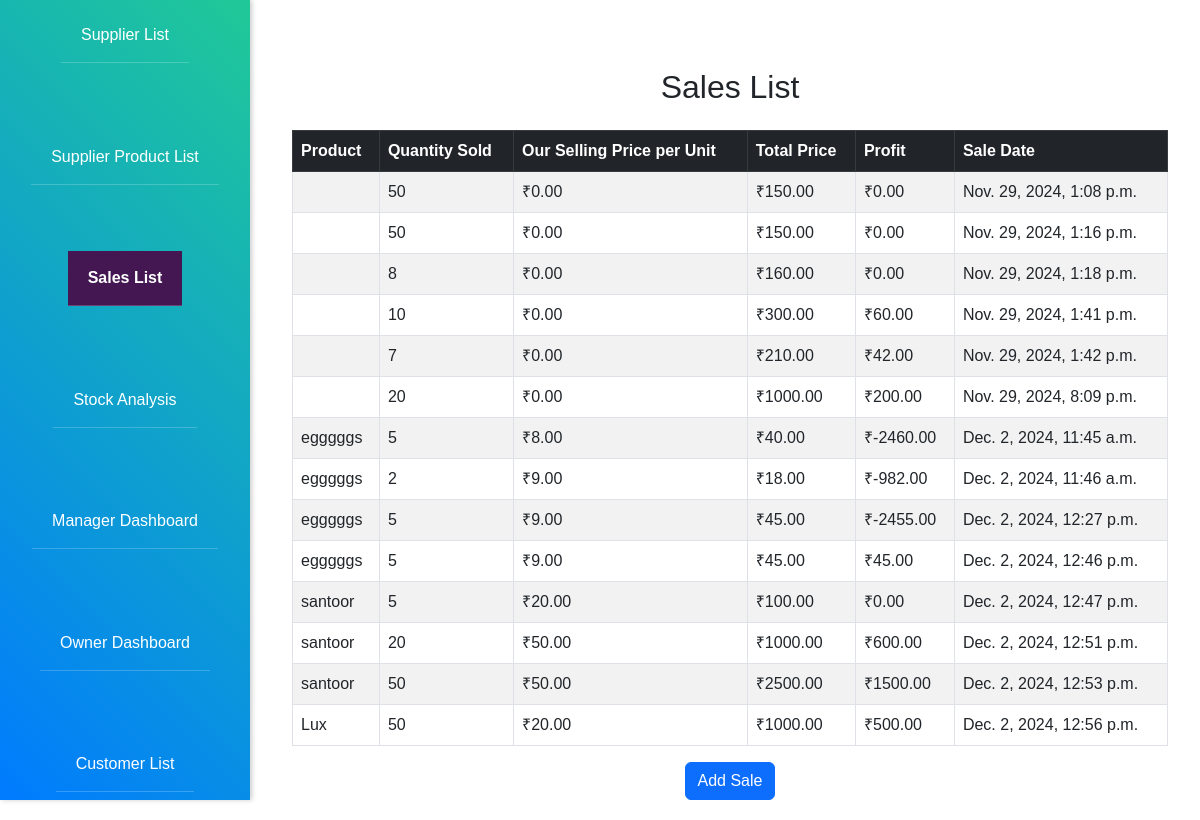
/sales/, run on an earlier commit of the app's database.
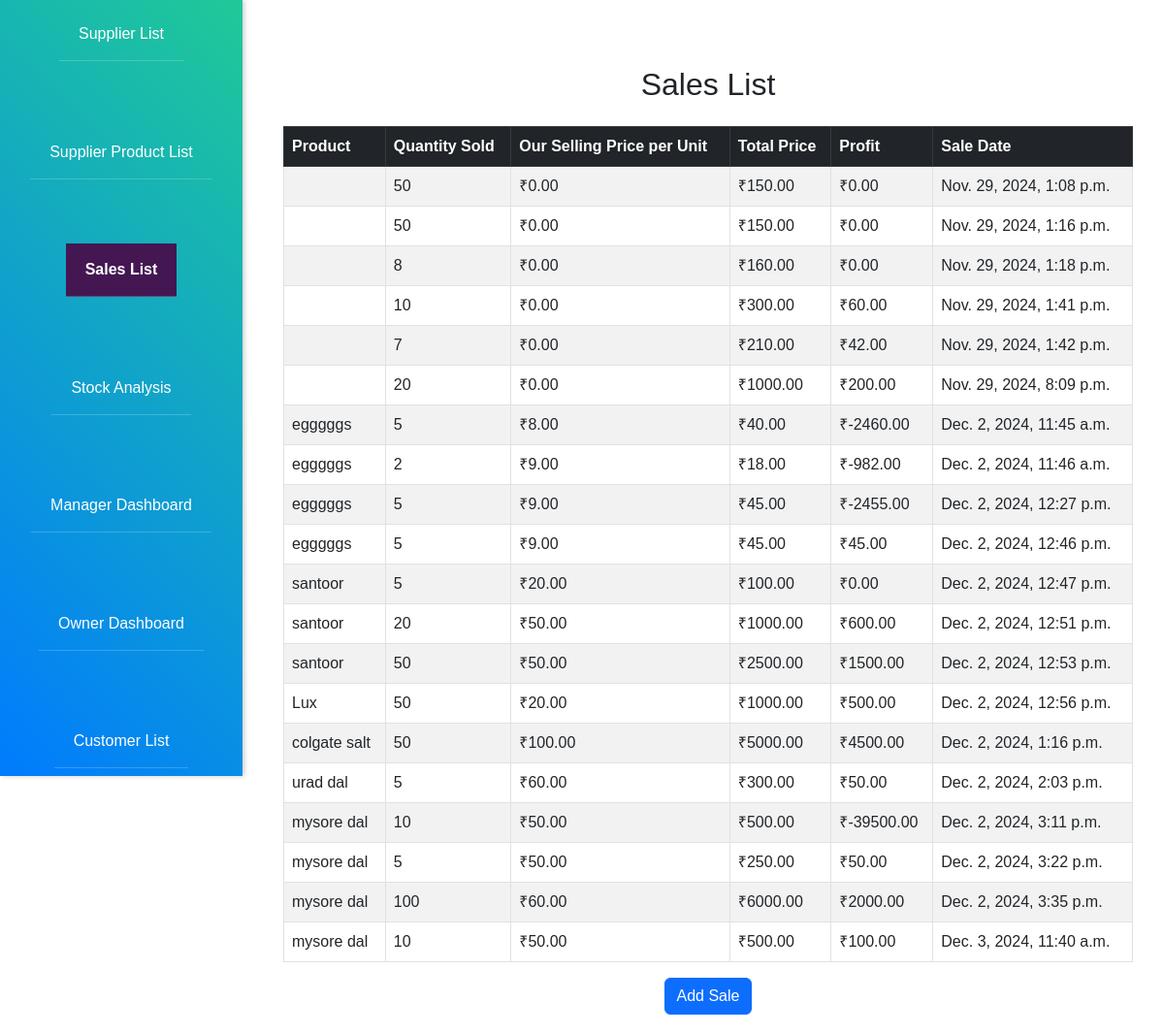
And on a later commit of the database.
### stock_analysis/models.py (models this page shows, shortened)
class Sale(models.Model):
    supplier_product = models.ForeignKey(SupplierProduct, on_delete=models.CASCADE, null=True, blank=True)
    quantity_sold = models.IntegerField()
    our_selling_price_per_unit = models.DecimalField(default=0, max_digits=10, decimal_places=2, null=True, blank=True)
    total_price = models.DecimalField(max_digits=10, decimal_places=2, editable=False)
    profit = models.DecimalField(max_digits=10, decimal_places=2, editable=False)
    sale_date = models.DateTimeField(default=now)
    customer_name=models.CharField(max_length=100,default="Unknown Customers", blank=True, null=True)
    customer_mobile=models.CharField(max_length=15, blank=True, null=True)
    from decimal import Decimal

class SupplierProduct(models.Model):
    supplier = models.ForeignKey(Supplier, on_delete=models.CASCADE)  # Link to Supplier
    name = models.CharField(max_length=100, default="Unknown Product")  # Default name
    category = models.CharField(max_length=50, blank=True, null=True)  # Product category
    selling_price_per_unit=models.DecimalField(default=0, max_digits=10, decimal_places=2, null=True, blank=True)
    stock_quantity = models.IntegerField(default=0)  # Current stock quantity
    cost_price = models.DecimalField(max_digits=10, decimal_places=2)  # Cost price per unit
    supplied_date = models.DateField(auto_now_add=True)  # Date of supply

### stock_analysis/sales_views.py (the view)
# urls.py: path("sales/", sales_views.sales_list, name="sales_list"),
def sales_list(request):
    sales = Sale.objects.select_related("supplier_product__supplier")
    return render(request, "sales/sales_list.html", {"sales": sales})

### stock_analysis/templates/sales/sales_list.html (shortened to what this page needs)
{% extends 'index.html' %}
{% block content %}
<div class="container mt-5">
    <h2 class="mb-4 text-center">Sales List</h2>
    <table class="table table-bordered table-striped table-hover">
        <thead class="table-dark">
            <tr>
                <th>Product</th>
                <th>Quantity Sold</th>
                <th>Our Selling Price per Unit</th>
                <th>Total Price</th>
                <th>Profit</th>
                <th>Sale Date</th>
            </tr>
        </thead>
        <tbody>
            {% for sale in sales %}
            <tr>
                <td>{{ sale.supplier_product.name }}</td>
                <td>{{ sale.quantity_sold }}</td>
                <td>₹{{ sale.our_selling_price_per_unit }}</td>
                <td>₹{{ sale.total_price }}</td>
                <td>₹{{ sale.profit }}</td>
                <td>{{ sale.sale_date }}</td>
            </tr>
            {% empty %}
            <tr>
                <td colspan="6" class="text-center">No sales data available</td>
            </tr>
            {% endfor %}
        </tbody>
    </table>
    <div class="text-center mt-3">
        <button type="button" class="btn btn-primary" data-bs-toggle="modal" data-bs-target="#addSaleModal">
            Add Sale
        </button>
    </div>
</div>
{% endblock %}

What changed in the data, as far as the page shows it:
added Sale: supplier_product.name "colgate salt", quantity_sold "50", our_selling_price_per_unit "100.00", total_price "5000.00", profit "4500.00", sale_date "Dec. 2, 2024, 1:16 p.m."
added Sale: supplier_product.name "urad dal", quantity_sold "5", our_selling_price_per_unit "60.00", total_price "300.00", profit "50.00", sale_date "Dec. 2, 2024, 2:03 p.m."
added Sale: supplier_product.name "mysore dal", quantity_sold "10", our_selling_price_per_unit "50.00", total_price "500.00", profit "-39500.00", sale_date "Dec. 2, 2024, 3:11 p.m."
added Sale: supplier_product.name "mysore dal", quantity_sold "5", our_selling_price_per_unit "50.00", total_price "250.00", profit "50.00", sale_date "Dec. 2, 2024, 3:22 p.m."
added Sale: supplier_product.name "mysore dal", quantity_sold "100", our_selling_price_per_unit "60.00", total_price "6000.00", profit "2000.00", sale_date "Dec. 2, 2024, 3:35 p.m."
added Sale: supplier_product.name "mysore dal", quantity_sold "10", our_selling_price_per_unit "50.00", total_price "500.00", profit "100.00", sale_date "Dec. 3, 2024, 11:40 a.m."
